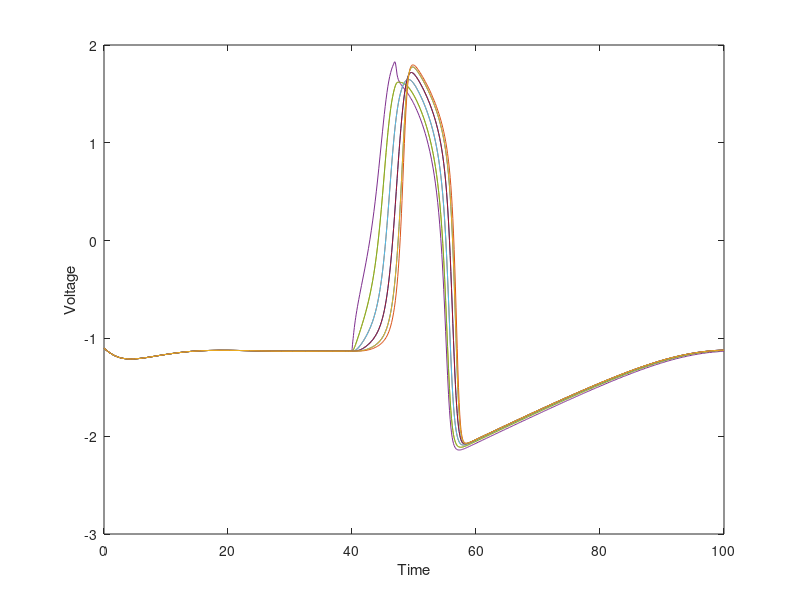
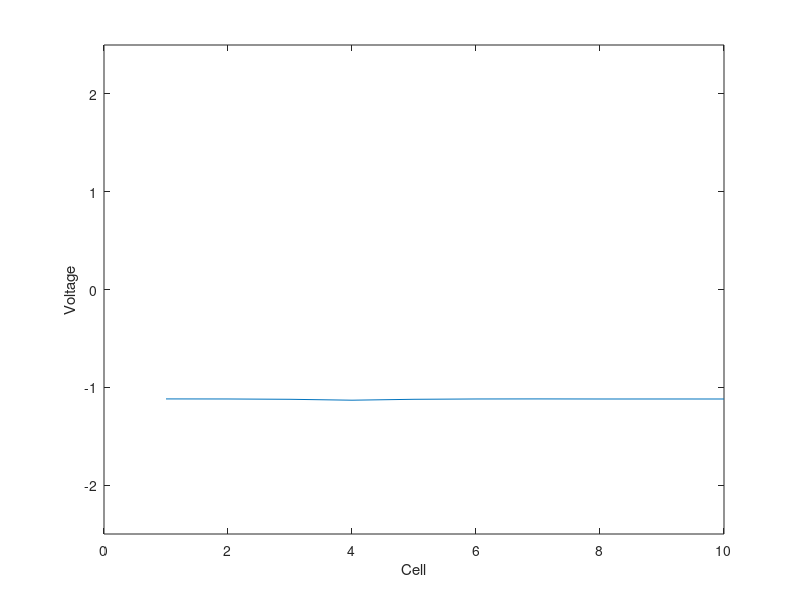

Reproduce these figures in MATLAB, in order.
clc;
clear;
% model parameters
eps = 0.08;
a = 1.0;
b = 0.2;

% model definition
f = @(v,w) v - 1/3*v.^3 - w;
g = @(v,w) eps*(v + a -b*w);

I0 = 1.0;
tStart = 40;
tStop = 47;
I =@(t) I0*(t>tStart).*(t<tStop);

% %% single cell
% 
% dxdt =@ (t,x) [f(x(1),x(2)) + I(t); g(x(1),x(2));];
% 
% % solve!
% [T,X] = ode45(dxdt,[0,100], [-1.5,-0.5]);
% 
% figure(); hold on;
% % plot(T,I(t),'-r');
% % set(gca, 'xlim', [-2.5, 2.5], 'ylim', [-2.5,2.5])
% plot(T,X(:,1),'-r'); % red for f
% plot(T,X(:,2),'-b'); % red for g
% % ylabel('w');
% % xlabel('v')
% % 
% % uArray = linspace(-2.5, 2.5,32);
% % wArray = linspace(-2.5, 2.52,32);
% % 
% % [uMesh,wMesh] = meshgrid(uArray, wArray);
% % 
% % % the Matlab plot command for a field of arrows is:
% % quiver(uMesh, wMesh, f(uMesh, wMesh), g(uMesh,wMesh), 0.5)
% % 
% % plot(X(:,1),X(:,2),'-r')
% % plot(X(end,1),X(end,2), 'or')

D = 0.9;
dxdt =@(t,x) [f(x(1:10),x(11:20)) + D*([x(2:10); x(1)] -2*x(1:10) + [x(10); x(1:9)] + [0;0;0;1;0;0;0;0;0;0]*I(t) );g(x(1:10),x(11:20))];
[T,X] = ode45(dxdt,[0,100], [-1.1*ones(10,1);-0.6*ones(10,1)]);

% plot results
% time series
figure(4); clf; hold on; box on;
%plot(T,X)
plot(T,X(:,1:10));
xlabel('Time');
ylabel('Voltage')

figure(5)
% movie
for nt=1:numel(T)
    figure(5); clf; hold on; box on;
    plot(X(nt,1:10)); 
    set(gca,'ylim', [-2.5,2.5])
    xlabel('Cell');
    ylabel('Voltage')
    drawnow;
end
